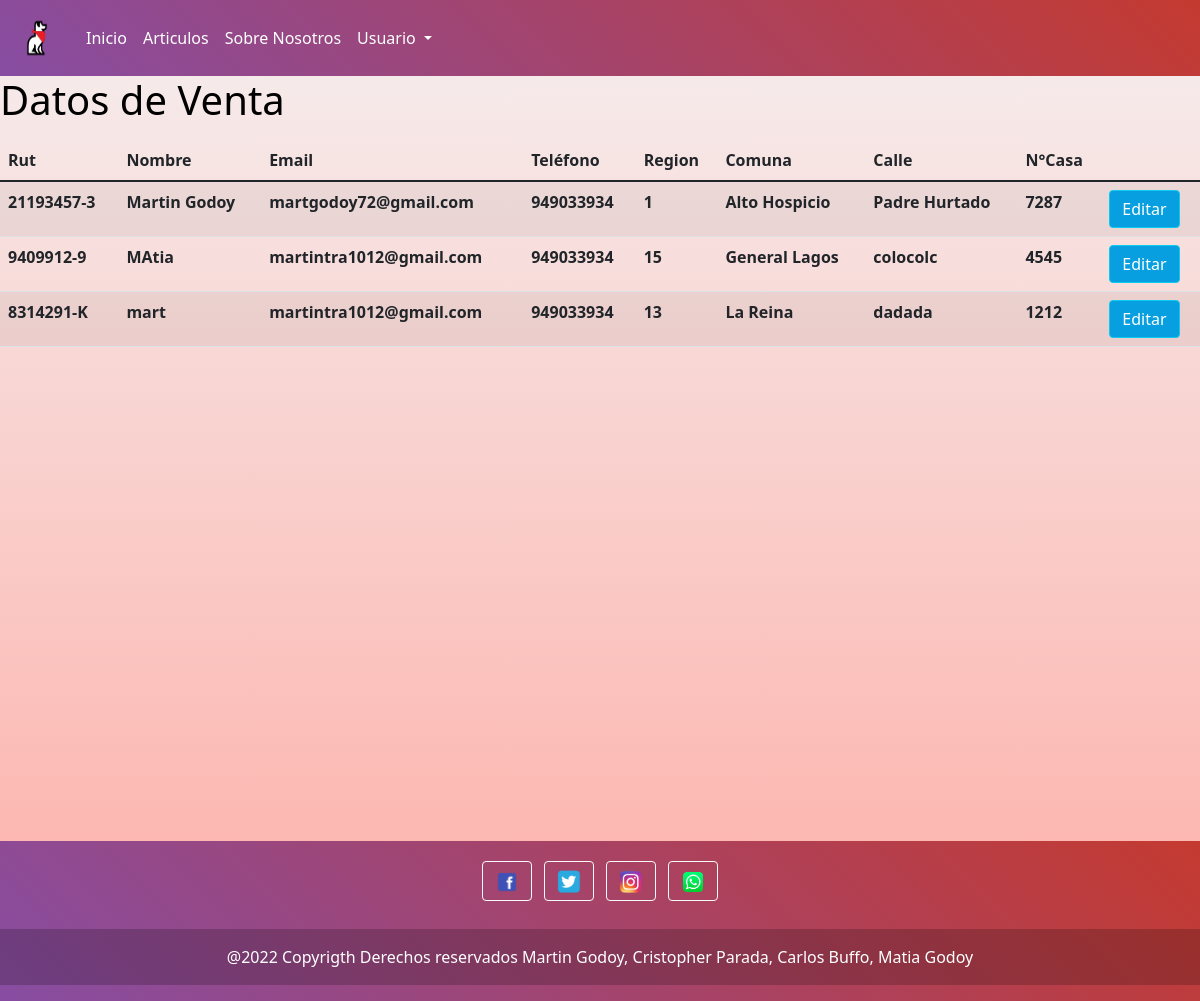
The page /ventleer on the database its author committed.
### core/models.py (models this page shows, shortened)
class Envio(models.Model):
    rut = models.CharField(primary_key=True,max_length=10, verbose_name='Rut Persona')
    nombre = models.CharField(max_length=40, verbose_name='Nombre Persona')
    email = models.EmailField(max_length=100, verbose_name='Correo Electronico')
    phone = models.IntegerField(verbose_name='Numero Celular')
    region = models.IntegerField(verbose_name='Region', max_length=100, null=True, blank=True, choices=opciones_regiones)
    comuna = models.CharField(verbose_name='Comuna', max_length=100, null=True, blank=True)
    calle = models.CharField(max_length=100,verbose_name='Calle')
    casa = models.CharField(max_length=5,verbose_name='Numero Casa/Depto')

### core/views.py (the view)
# urls.py: path('ventleer',views.ventleer),
def ventleer(request):
    enviosLista = Envio.objects.all()
    return render(request,"core/ventleer.html",{"envios": enviosLista})

### core/templates/core/ventleer.html (shortened to what this page needs)
{% load static %}
<!DOCTYPE html>
<html>
<head>
  <link href="https://cdn.jsdelivr.net/npm/bootstrap@5.1.3/dist/css/bootstrap.min.css" rel="stylesheet">
  <link rel="stylesheet" href="{% static 'core/css/estilo.css' %}">
</head>
<body>
<div class="container-barra">
    <nav class="navbar navbar-expand-lg navbar-light" style="background-image: linear-gradient(45deg, #874da2 0%, #c43a30 100%);">
      <div class="container-fluid">
        <a class="navbar-brand" href="index"><img src="{% static 'core/img/logo1.png' %}" alt="logo" width="50" height="50"></a>
        <div class="collapse navbar-collapse" id="navbarSupportedContent">
          <ul class="navbar-nav me-auto mb-2 mb-lg-0">
            <li class="nav-item">
              <a class="nav-link active" aria-current="page" href="index" style="color: white;" >Inicio</a>
            </li>
            <li class="nav-item">
              <a class="nav-link active" href="index" style="color: white;">Articulos</a>
            </li>
            <li class="nav-item">
              <a class="nav-link active" href="nosotros" style="color: white;">Sobre Nosotros  </a>
            </li>
          <li class="nav-item dropdown">
            <a class="nav-link dropdown-toggle" href="#" id="navbarDropdown" style="color: white;" role="button" data-bs-toggle="dropdown" aria-expanded="false">
              Usuario
            </a>
          </li>
          </ul>
        </div>
      </div>
    </nav>
  </div>
  <h1 style="color: black;">Datos de Venta</h1>
  <div class="table-responsive py-2">
    <table class="table table-striped">
      <thead>
        <tr>
            <th>Rut</th>
            <th>Nombre</th>
            <th>Email</th>
            <th>Teléfono</th>
            <th>Region</th>
            <th>Comuna</th>
            <th>Calle</th>
            <th>N°Casa</th>
        </tr>
      </thead>
      <tbody>
        {% for en in envios %}
        <tr>
            <th>{{en.rut}}</th>
            <th>{{en.nombre}}</th>
            <th>{{en.email}}</th>
            <th>{{en.phone}}</th>
            <th>{{en.region}}</th>
            <th>{{en.comuna}}</th>
            <th>{{en.calle}}</th>
            <th>{{en.casa}}</th>
            <th><a href="modEnvio/{{en.rut}}"><input type="submit" value="Editar" class="btn btn-info" style="background-color: #089fe0; color: white; " ></a></th>
        {% endfor %}
        </tr>
      </tbody>
    </table>
  </div>
<div class="footer">
  <footer>
      <div class="container-fluid">
        <section class="mb-4">
          <a class="btn btn-outline-light btn-floating m-1" href="https://www.facebook.com" target="_BLANK" role="button"
            ><img src="{% static 'core/img/Facebook.png' %}" alt="wsp", width="24" height="24"></a>
          <a class="btn btn-outline-light btn-floating m-1" href="https://www.twitter.com" target="_BLANK" role="button"
            ><img src="{% static 'core/img/Twitter.png' %}" alt="wsp", width="24" height="24"></a>
          <a class="btn btn-outline-light btn-floating m-1" href="https://www.instagram.com" target="_BLANK" role="button"
            ><img src="{% static 'core/img/Instagram.png' %}" alt="wsp", width="24" height="24"></a>
          <a class="btn btn-outline-light btn-floating m-1"  role="button"
              ><img src="{% static 'core/img/Whatsapp.png' %}" alt="wsp", width="24" height="24"></a>
        </section>
      </div>
      <div class="text-center p-3" style="background-color: rgba(0, 0, 0, 0.2);">
          @2022 Copyrigth Derechos reservados Martin Godoy, Cristopher Parada, Carlos Buffo, Matia Godoy
      </div>
    </footer>
  </div>
</body>
</html>

### core/static/core/css/estilo.css (style rules this page uses)
body { background-image: linear-gradient(to top, #feada6 0%, #f5efef 100%); color: rgb(255, 255, 255); display: flex; flex-direction: column; min-height: auto; }
.footer { background-image: linear-gradient(45deg, #874da2 0%, #c43a30 100%); padding: 1em 0 ; text-align: center; margin-top: 120px; }
* { box-sizing: border-box; }

### core/templates/core/ventleer.html (style rules this page uses)
.footer { background-image: linear-gradient(45deg, #874da2 0%, #c43a30 100%); padding: 1em 0 ; text-align: center; margin-top: 470px; }

### rows shown on the page
Envio: rut "21193457-3", nombre "Martin Godoy", email "martgodoy72@gmail.com", phone "949033934", region "1", comuna "Alto Hospicio", calle "Padre Hurtado", casa "7287"
Envio: rut "9409912-9", nombre "MAtia", email "martintra1012@gmail.com", phone "949033934", region "15", comuna "General Lagos", calle "colocolc", casa "4545"
Envio: rut "8314291-K", nombre "mart", email "martintra1012@gmail.com", phone "949033934", region "13", comuna "La Reina", calle "dadada", casa "1212"
